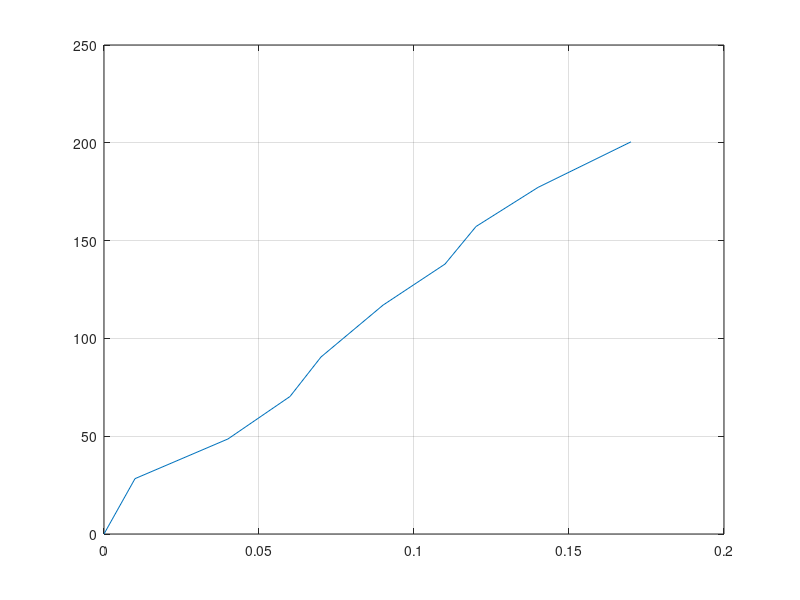

Write MATLAB code to recreate this figure.
clear all;

x = [0 0.010 0.040 0.060 0.070 0.090 .110 .120 .140 .170];
y = [0.0036 28.3 48.6 70.3 90.5 117 138 157.2 177.2 200.5];
plot(x,y,'-');

grid on
